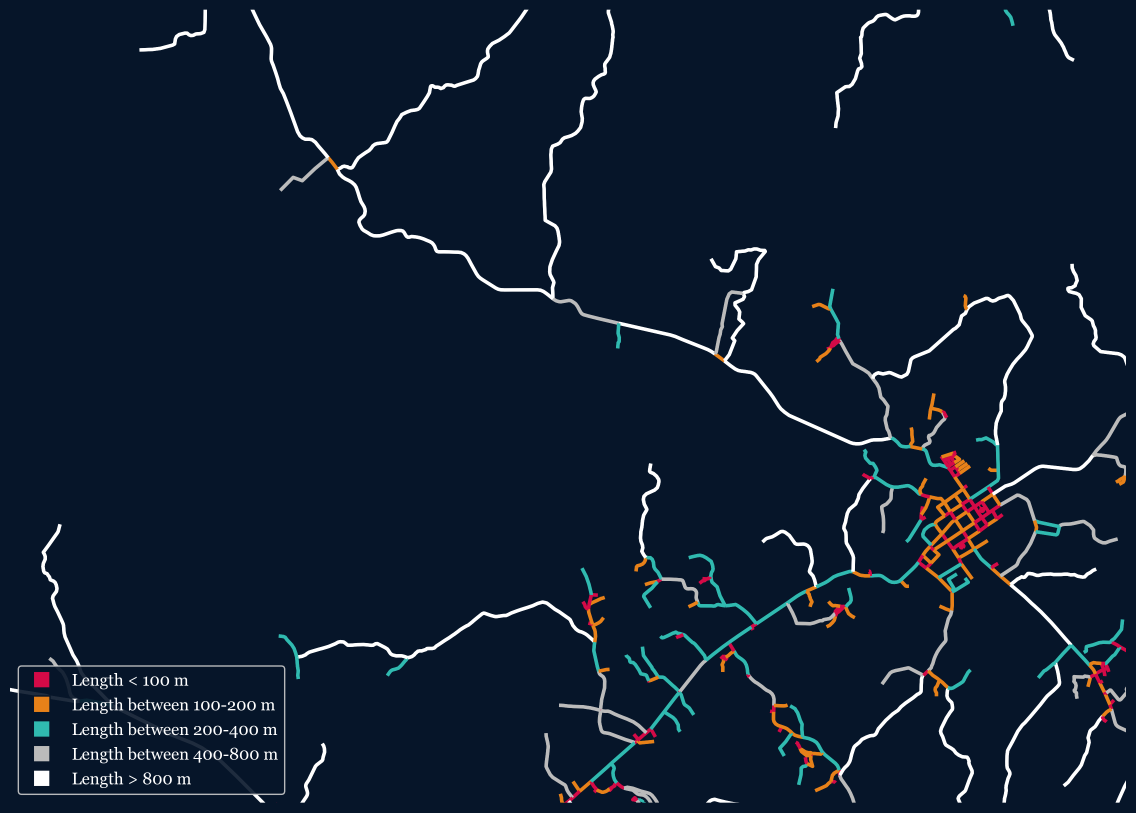
#> input picture city_maps/Bohol.png, 3408 x 2438 px, given in place of New_York_A.png, which was not available (shown at 1/3 size)
$ python artwork.py
#> lines starting #> are read from the running program, lines starting #| are printed output that depends on the picture; pictures that were not available may be replaced by others from this repository, and a replacement may not be noted
from PIL import Image
import matplotlib.pyplot as plt
import numpy as np

# Define the paths to your 9 images
image_paths = [
    "./city_maps/New_York_A.png",
    "./city_maps/Chicago_A.png",
    "./city_maps/Los_Angeles_A.png",
    "./city_maps/San_Francisco_A.png",
    "./city_maps/Austin_A.png",
    "./city_maps/Washington_A.png",
    "./city_maps/San_Diego_A.png",
    "./city_maps/Denver_A.png",
    "./city_maps/Boston_A.png",
]

# Check if there are exactly 9 images
if len(image_paths) != 9:
    raise ValueError(f"Expected 9 images, but found {len(image_paths)}")

# Load and resize images to be squares with 1:1 aspect ratio
images = []
for path in image_paths:
    try:
        image = Image.open(path)
#> image is the input picture: PIL image 3408x2438 RGBA; mean R, G, B, A 14.1, 28.4, 47.1, 255
        # Resize the image while maintaining aspect ratio and square shape
        width, height = image.size
#> width = 3408; height = 2438
        if width != height:
            new_size = min(width, height)
#> new_size = 2438
            image = image.crop((0, 0, new_size, new_size))
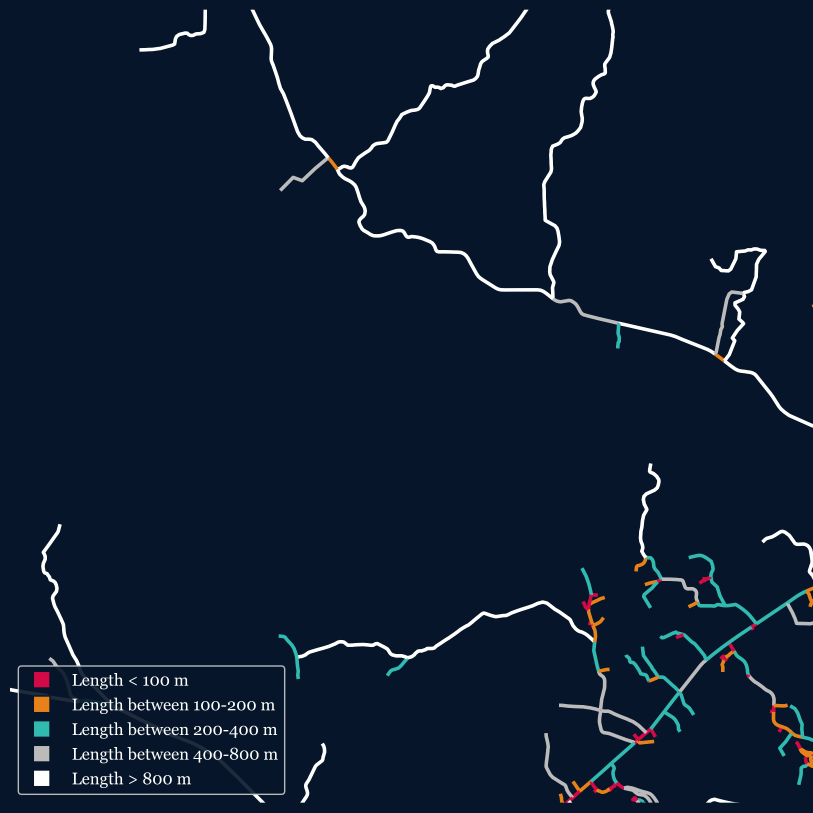
#> image: PIL image 2438x2438 RGBA (shown at 1/3 size); mean R, G, B, A 12.4, 27.2, 46.3, 255
        # Convert to RGB format if needed
        if image.mode != "RGB":
            image = image.convert("RGB")
#> image: PIL image 2438x2438 RGB
        images.append(np.array(image))
    except Exception as e:
        print(f"Error loading image: {path}")
        print(e)
#> pass 2 of the loop `for path in image_paths:`:
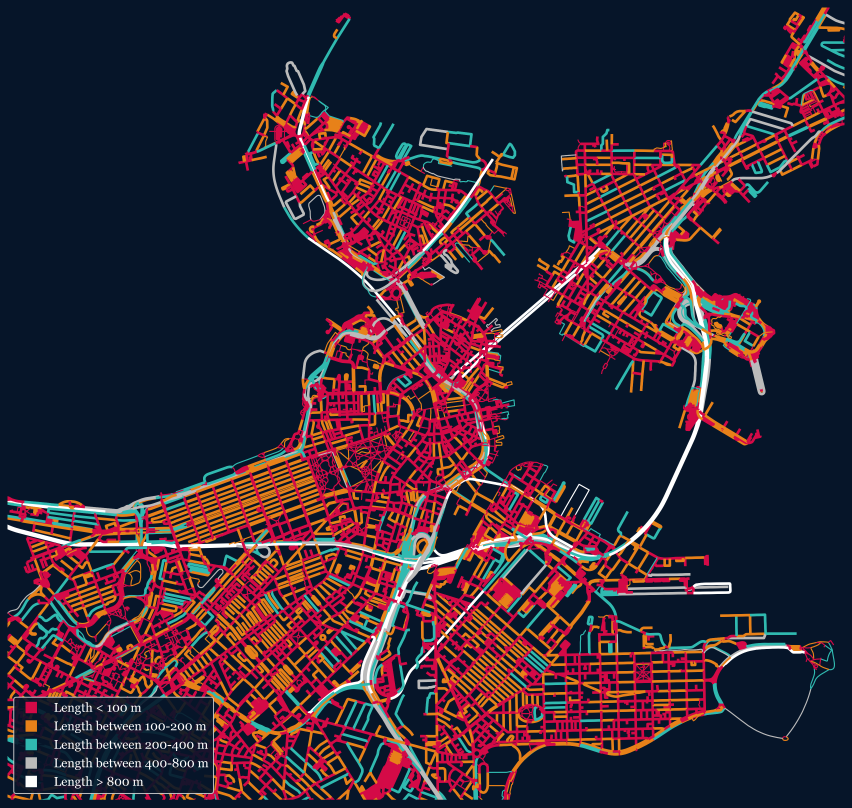
#> input picture city_maps/Boston.png, 3408 x 3229 px, given in place of Chicago_A.png, which was not available (shown at 1/4 size)
#> image is the input picture: PIL image 3408x3229 RGBA; mean R, G, B, A 55, 38.2, 52.1, 255
#> `image = image.crop((0, 0, new_size, new_size))`:
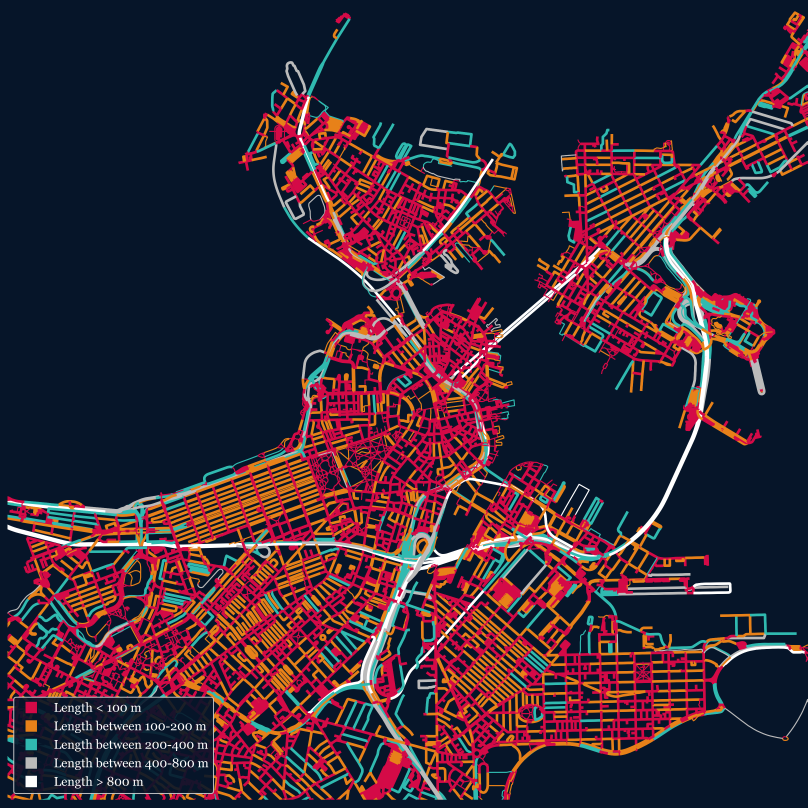
#> image: PIL image 3229x3229 RGBA (shown at 1/4 size); mean R, G, B, A 57, 38.9, 52.5, 255

# Create a 3x3 grid of subplots
fig, axes = plt.subplots(3, 3, figsize=(12, 12))

# Plot each image in its own subplot
for i in range(3):
    for j in range(3):
        index = i * 3 + j
        if index < len(images):
            axes[i, j].imshow(images[index])
            axes[i, j].set_xticks([])
            axes[i, j].set_yticks([])
            # axes[i, j].set_ylim([0, images[index].shape[0]])
            # axes[i, j].set_xlim([0, images[index].shape[1]])
        else:
            axes[i, j].axis("off")

fig.tight_layout()
fig.savefig('./art.png')
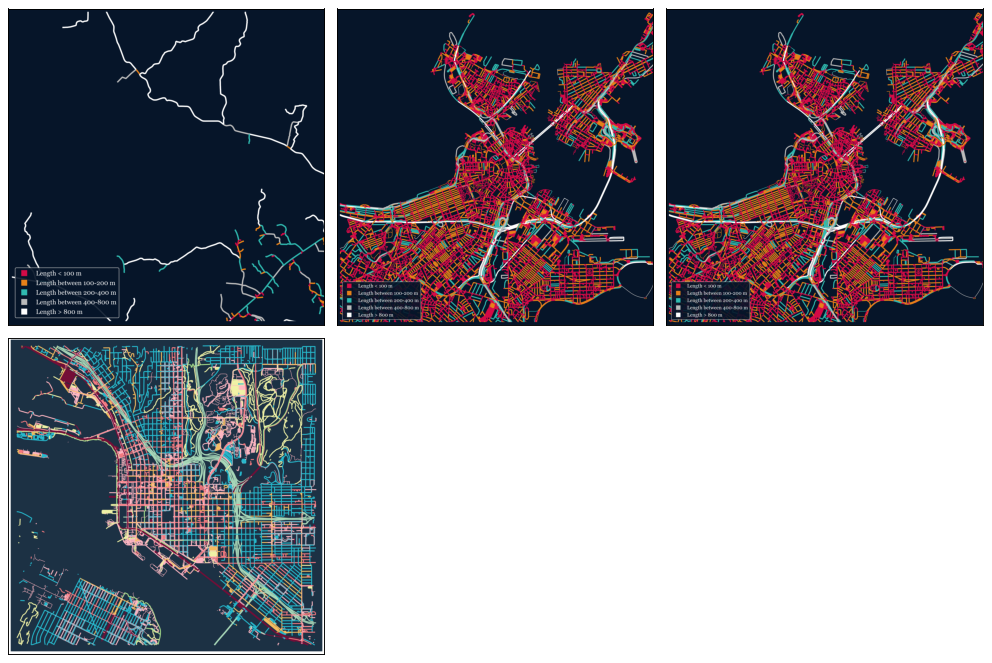
#> figure drawn by matplotlib, 4 panels
